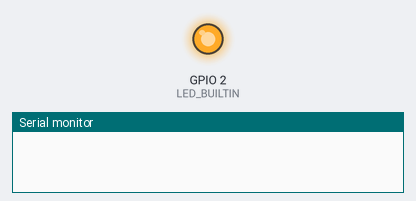
Bench run of a sketch on a simulated ESP32. Shown: output pins drawn as LEDs (lit = HIGH), the last lines printed to the serial monitor. WiFi joins after 1.5 s; servers stay silent unless stated; web services answer with replies made up by the test bench. At 2.8 s the program puts the board to deep sleep or switches it off; the recording ends there.

Above: at 0.1 s.
At 1.1 s:
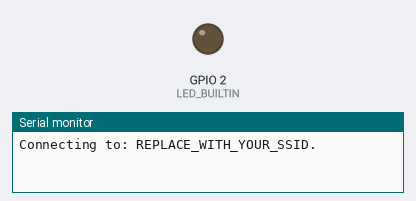
Timing chart, 0 to 2.8 s (numbered marks = the images above):
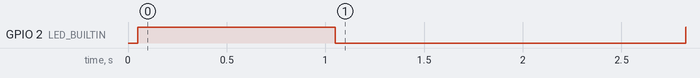

Measured:
- by itself, GPIO 2 (LED_BUILTIN): LOW → HIGH at 0.05 s, → LOW 1.0 s later, → HIGH 1.8 s later

The sketch:

SolarAISVN_2.ino
```cpp
// Solarmeter second attempt - corrected voltages, battery included
// Inspired by https://randomnerdtutorials.com/esp32-esp8266-publish-sensor-readings-to-google-sheets/

#ifdef ESP32
  #include <WiFi.h>
#else
  #include <ESP8266WiFi.h>
#endif

#include <Wire.h>

// Replace with your SSID and Password
const char* ssid     = "REPLACE_WITH_YOUR_SSID";
const char* password = "REPLACE_WITH_YOUR_PASSWORD";

// Replace with your unique IFTTT URL resource
const char* resource = "/trigger/solar/with/key/nAZjOphL3d-ZO4N3k64-1A7gTlNSrxMJdmqy3";

// Maker Webhooks IFTTT
const char* server = "maker.ifttt.com";

// Time to sleep
uint64_t uS_TO_S_FACTOR = 1000000;  // Conversion factor for micro seconds to seconds
// sleep for 30 minutes = 1800 seconds
uint64_t TIME_TO_SLEEP = 120;

int adcValue = 0;
int batValue = 0;

void setup() {
  pinMode(LED_BUILTIN, OUTPUT);
  digitalWrite(LED_BUILTIN, LOW);
  Serial.begin(115200);
  delay(50);
  digitalWrite(LED_BUILTIN, HIGH);
  delay(1000);

  digitalWrite(LED_BUILTIN, LOW);
  initWifi();
  makeIFTTTRequest();
  digitalWrite(LED_BUILTIN, HIGH);

  #ifdef ESP32
    // enable timer deep sleep
    esp_sleep_enable_timer_wakeup(TIME_TO_SLEEP * uS_TO_S_FACTOR);
    Serial.println("Going to sleep now");
    // start deep sleep for 120 seconds (2 minutes)
    esp_deep_sleep_start();
  #else
    // Deep sleep mode for 120 seconds (2 minutes)
    Serial.println("Going to sleep now");
    ESP.deepSleep(TIME_TO_SLEEP * uS_TO_S_FACTOR);
  #endif
}

void loop() {
  // sleeping so wont get here
}

// Establish a Wi-Fi connection with your router
void initWifi() {
  Serial.print("Connecting to: ");
  Serial.print(ssid);
  WiFi.begin(ssid, password);

  int timeout = 10 * 4; // 10 seconds
  while(WiFi.status() != WL_CONNECTED  && (timeout-- > 0)) {
    delay(250);
    Serial.print(".");
  }
  Serial.println("");

  if(WiFi.status() != WL_CONNECTED) {
     Serial.println("Failed to connect, going back to sleep");
  }

  Serial.print("WiFi connected in: ");
  Serial.print(millis());
  Serial.print(", IP address: ");
  Serial.println(WiFi.localIP());
}

// Make an HTTP request to the IFTTT web service
void makeIFTTTRequest() {
  Serial.print("Connecting to ");
  Serial.print(server);

  WiFiClient client;
  int retries = 5;
  while(!!!client.connect(server, 80) && (retries-- > 0)) {
    Serial.print(".");
  }
  Serial.println();
  if(!!!client.connected()) {
    Serial.println("Failed to connect...");
  }

  Serial.print("Request resource: ");
  Serial.println(resource);

  // raw and converted voltage reading
  adcValue = analogRead( 34 );
  batValue = analogRead( 35 );
  String jsonObject = String("{\"value1\":\"") + adcValue + "\",\"value2\":\"" + int((adcValue * 0.826 + 150) * 3)
                      + "\",\"value3\":\"" + int((batValue * 0.826 + 150) * 2) + "\"}";

  // Comment the previous line and uncomment the next line to publish temperature readings in Fahrenheit
  /*String jsonObject = String("{\"value1\":\"") + (1.8 * bme.readTemperature() + 32) + "\",\"value2\":\""
                      + (bme.readPressure()/100.0F) + "\",\"value3\":\"" + bme.readHumidity() + "\"}";*/

  client.println(String("POST ") + resource + " HTTP/1.1");
  client.println(String("Host: ") + server);
  client.println("Connection: close\r\nContent-Type: application/json");
  client.print("Content-Length: ");
  client.println(jsonObject.length());
  client.println();
  client.println(jsonObject);

  int timeout = 5 * 10; // 5 seconds
  while(!!!client.available() && (timeout-- > 0)){
    delay(100);
  }
  if(!!!client.available()) {
    Serial.println("No response...");
  }
  while(client.available()){
    Serial.write(client.read());
  }

  Serial.println("\nclosing connection");
  client.stop();
}
```
